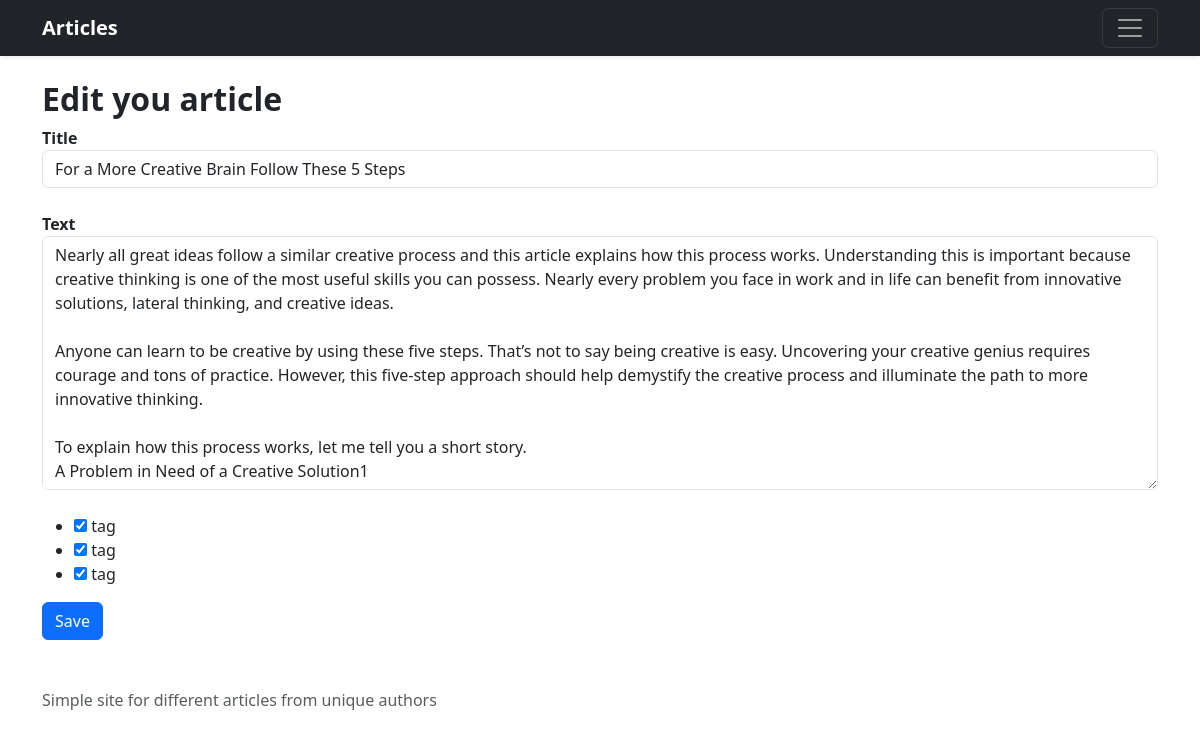
/article/1/edit/ (signed in), run on an earlier commit of the app's database.
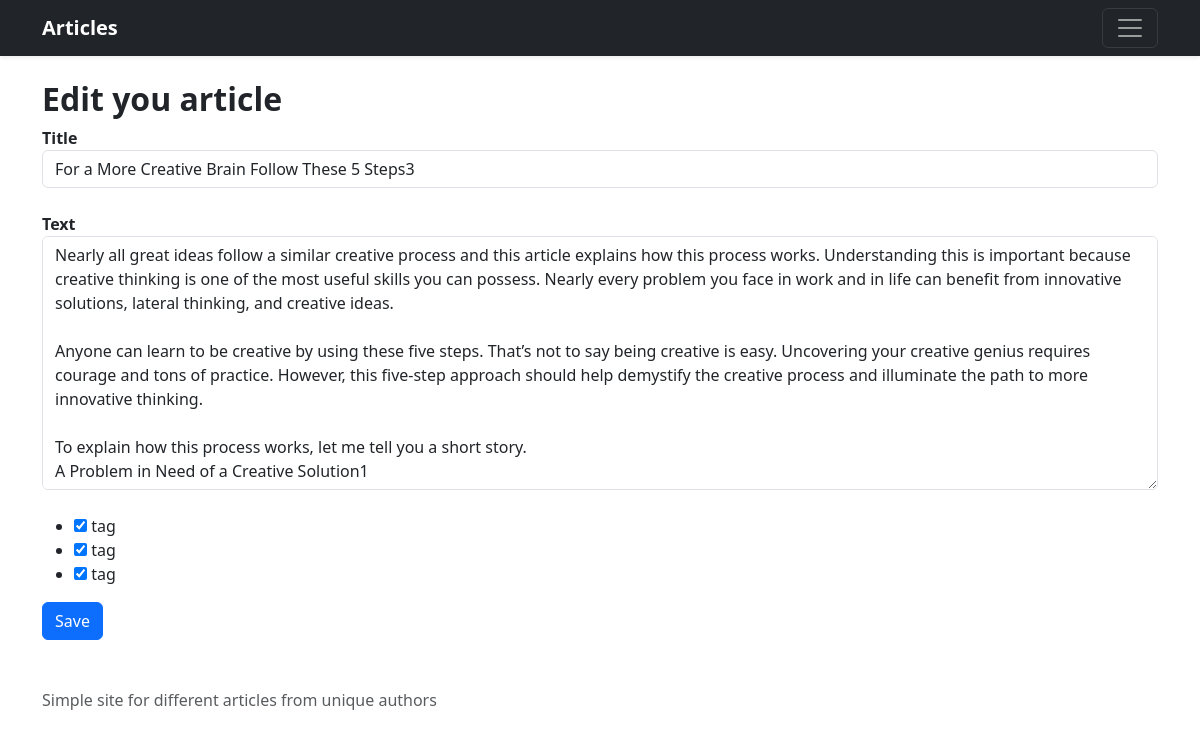
And on a later commit of the database.
### blog/models.py (models this page shows, shortened)
class Article(models.Model):
    title = models.CharField(max_length=100)
    text = models.TextField()
    author = models.ForeignKey(User, on_delete=models.SET_NULL, null=True)
    tags = models.ManyToManyField('Tag', blank=True)
    create_date = models.DateTimeField(auto_now_add=True)
    change_date = models.DateTimeField(auto_now=True)
    class Meta:
        verbose_name = "Article"
        verbose_name_plural = "Articles"

### blog/views.py (the view, shortened to what this page needs)
# urls.py: path('article/<int:pk>/edit/', EditArticleView.as_view(), name='articleEdit'),
class EditArticleView(LoginRequiredMixin, TemplateView):
    template_name = 'blog/article_edit.html'
    def get(self, request, pk):
        article = get_articles(pk=pk)[0]
        if article:
            if request.user != article.author and not request.user.is_staff:
                context = {'message': 'You don\'t have permission for that'}
                return render(request, self.template_name, context)
            form = ArticleForm(instance=article)
            context = {
                'form': form,
                'message': 'Edit you article'
            }
        else:
            context = get_context_from_articles(article)
        return render(request, self.template_name, context)

### blog/forms.py
class ArticleForm(ModelForm):
    class Meta:
        model = Article
        fields = ('title', 'text', 'tags')
        widgets = {
            'title': TextInput(attrs={
                'class': 'form-control'
            }),
            'text': Textarea(attrs={
                'class': 'form-control'
            }),
            'tags': CheckboxSelectMultiple()
        }

### blog/models.py (called while the page is built)
    def __str__(self):
        return self.name

### blog/services.py (called while the page is built)
def get_articles(**kwargs) -> QuerySet:
    return Article.objects.filter(**kwargs)

### templates/blog/article_edit.html (shortened to what this page needs)
{% extends 'base.html' %}
{% block content %}
    {% if form %}
        <form method="POST">
            <strong> Title </strong>
            {{ form.title }}
            <br>
            <strong> Text </strong>
            {{ form.text }}
            <br>
            {{ form.tags }}
            <button type="submit" class="btn btn-primary">Save</button>
        </form>
    {% endif %}
{% endblock content %}

What changed in the data, as far as the page shows it:
changed Article: title "For a More Creative Brain Follow These 5 Steps" → "For a More Creative Brain Follow These 5 Steps3"
